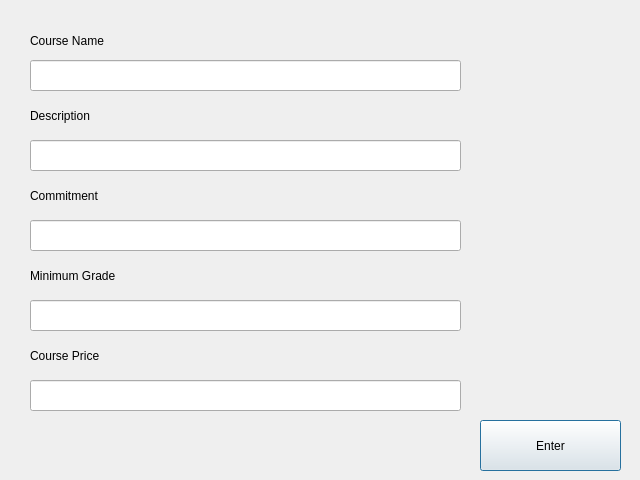
<?xml version="1.0" encoding="UTF-8"?>
<ui version="4.0">
 <class>Dialog</class>
 <widget class="QDialog" name="Dialog">
  <property name="geometry">
   <rect>
    <x>0</x>
    <y>0</y>
    <width>640</width>
    <height>480</height>
   </rect>
  </property>
  <property name="windowTitle">
   <string>Dialog</string>
  </property>
  <widget class="QLineEdit" name="lineEdit">
   <property name="geometry">
    <rect>
     <x>30</x>
     <y>60</y>
     <width>431</width>
     <height>31</height>
    </rect>
   </property>
  </widget>
  <widget class="QLabel" name="label">
   <property name="geometry">
    <rect>
     <x>30</x>
     <y>30</y>
     <width>111</width>
     <height>21</height>
    </rect>
   </property>
   <property name="text">
    <string>Course Name</string>
   </property>
  </widget>
  <widget class="QLabel" name="label_2">
   <property name="geometry">
    <rect>
     <x>30</x>
     <y>100</y>
     <width>331</width>
     <height>31</height>
    </rect>
   </property>
   <property name="text">
    <string>Description</string>
   </property>
  </widget>
  <widget class="QLineEdit" name="lineEdit_2">
   <property name="geometry">
    <rect>
     <x>30</x>
     <y>140</y>
     <width>431</width>
     <height>31</height>
    </rect>
   </property>
  </widget>
  <widget class="QLabel" name="label_3">
   <property name="geometry">
    <rect>
     <x>30</x>
     <y>180</y>
     <width>361</width>
     <height>31</height>
    </rect>
   </property>
   <property name="text">
    <string>Commitment</string>
   </property>
  </widget>
  <widget class="QLineEdit" name="lineEdit_3">
   <property name="geometry">
    <rect>
     <x>30</x>
     <y>220</y>
     <width>431</width>
     <height>31</height>
    </rect>
   </property>
  </widget>
  <widget class="QLabel" name="label_4">
   <property name="geometry">
    <rect>
     <x>30</x>
     <y>260</y>
     <width>121</width>
     <height>31</height>
    </rect>
   </property>
   <property name="text">
    <string>Minimum Grade</string>
   </property>
  </widget>
  <widget class="QLineEdit" name="lineEdit_4">
   <property name="geometry">
    <rect>
     <x>30</x>
     <y>300</y>
     <width>431</width>
     <height>31</height>
    </rect>
   </property>
  </widget>
  <widget class="QLabel" name="label_5">
   <property name="geometry">
    <rect>
     <x>30</x>
     <y>340</y>
     <width>361</width>
     <height>31</height>
    </rect>
   </property>
   <property name="text">
    <string>Course Price</string>
   </property>
  </widget>
  <widget class="QLineEdit" name="lineEdit_5">
   <property name="geometry">
    <rect>
     <x>30</x>
     <y>380</y>
     <width>431</width>
     <height>31</height>
    </rect>
   </property>
  </widget>
  <widget class="QPushButton" name="pushButton">
   <property name="geometry">
    <rect>
     <x>480</x>
     <y>420</y>
     <width>141</width>
     <height>51</height>
    </rect>
   </property>
   <property name="text">
    <string>Enter</string>
   </property>
  </widget>
 </widget>
 <resources/>
 <connections/>
</ui>
